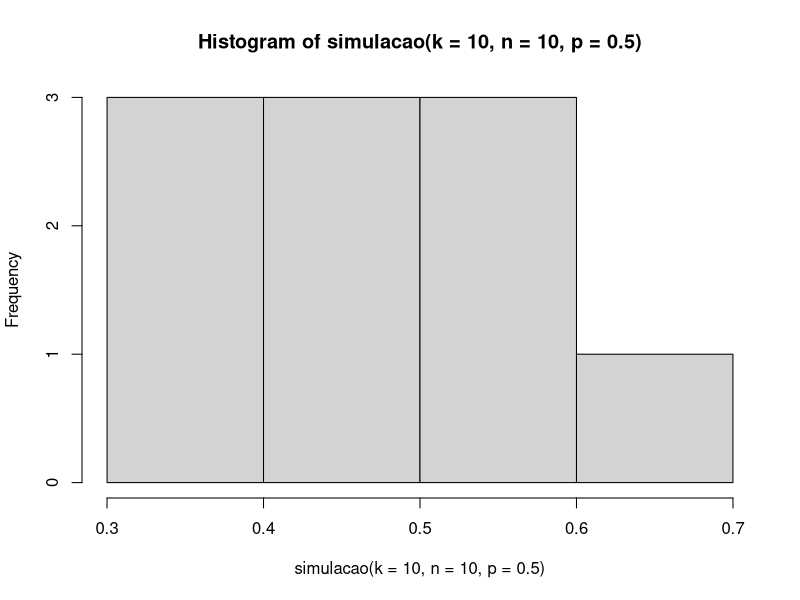
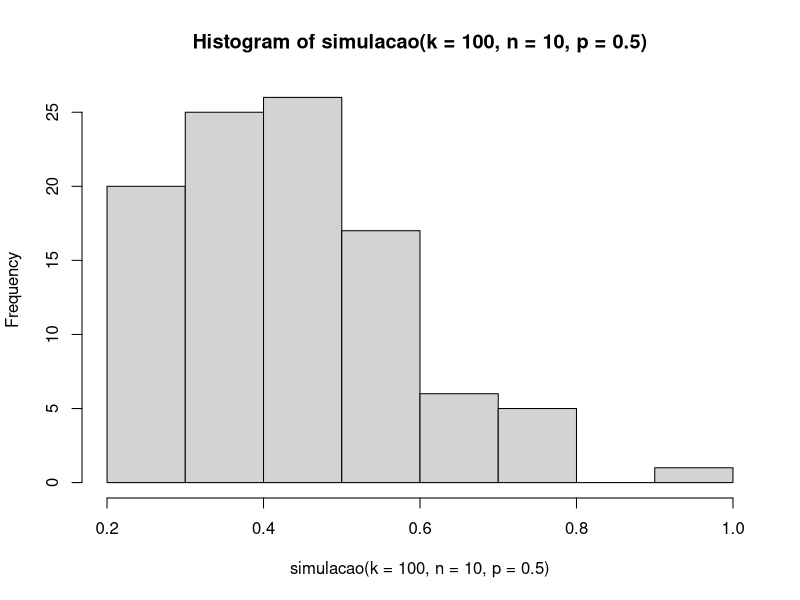
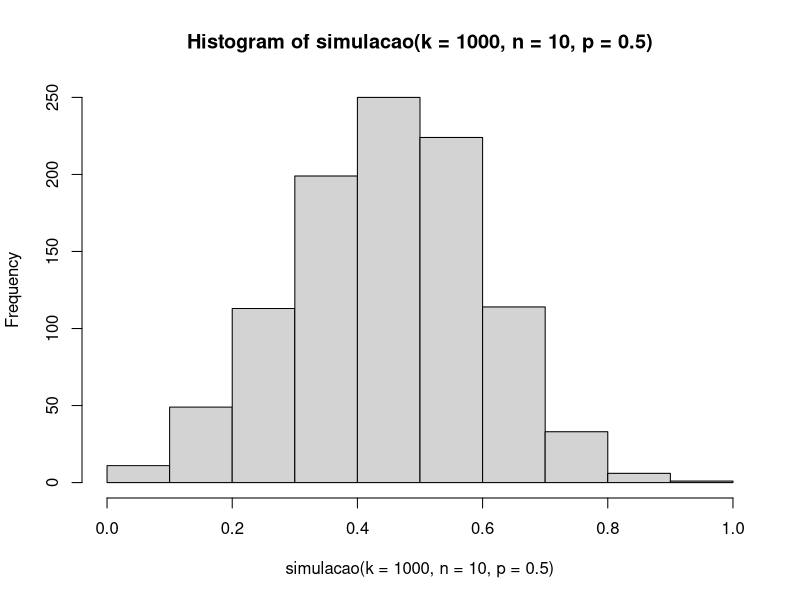
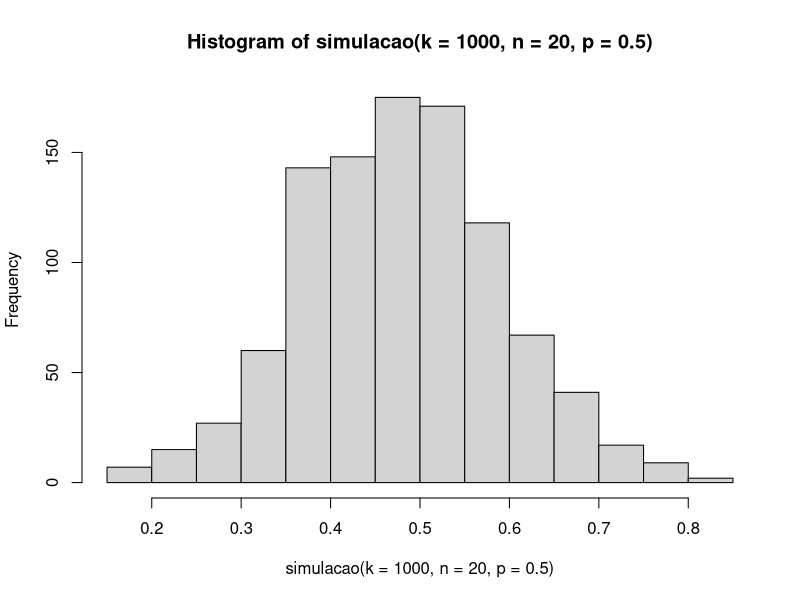
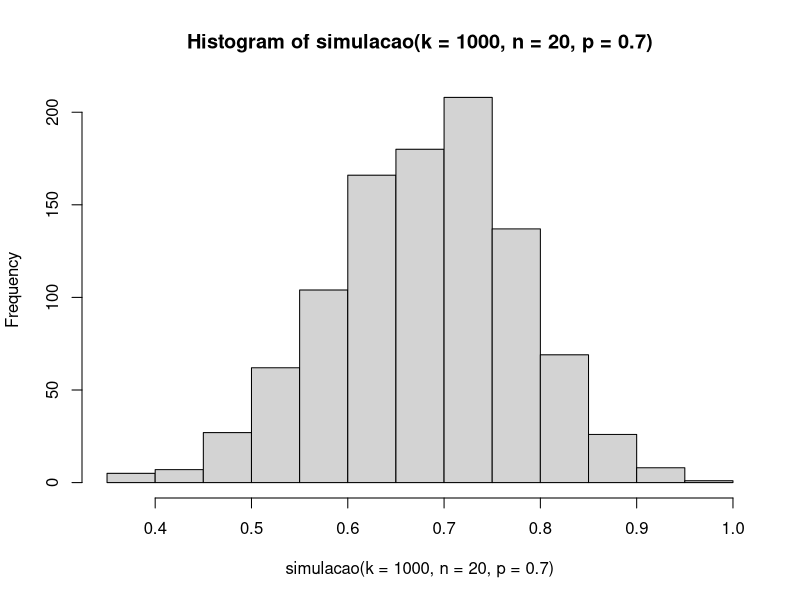
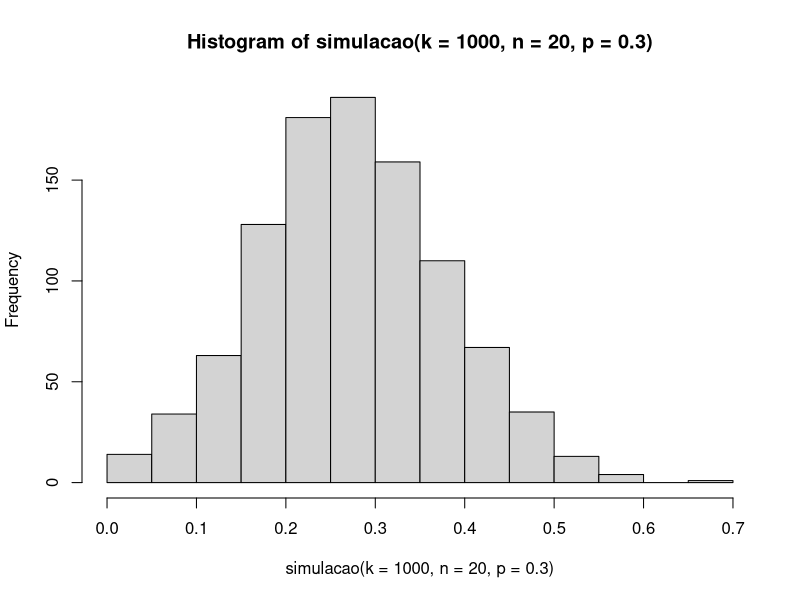

R code for these plots, in order:
## ---- chunk 1
moeda <- function(p){
    x <- runif(1)
    if (x < p){
        return(1)
    }else{
        return(0)
    }
}

moedas <- function(p,n){
    x <- integer(length = n)
    for (i in 1:n){
        x[i] <- moeda(p)
    }
    return(x)
}

proporcao <- function(resultados){
    v1 <- length(resultados[resultados==1])
    v0 <- length(resultados[resultados==0])
    if (v0==0){
        return(1)
    }else{
        return(v1/(v1+v0))
    }
}

simulacao <- function(k,n,p){
    x <- numeric(length = k)
    for (i in 1:k){
        x[i] <- proporcao(moedas(p,n))
    }
    return(x)
}
## ---- chunk 2
hist(simulacao(k = 10, n = 10, p = 0.5))

hist(simulacao(k = 100, n = 10, p = 0.5))

hist(simulacao(k = 1000, n = 10, p = 0.5))

hist(simulacao(k = 1000, n = 20, p = 0.5))

hist(simulacao(k = 1000, n = 20, p = 0.7))

hist(simulacao(k = 1000, n = 20, p = 0.3))

